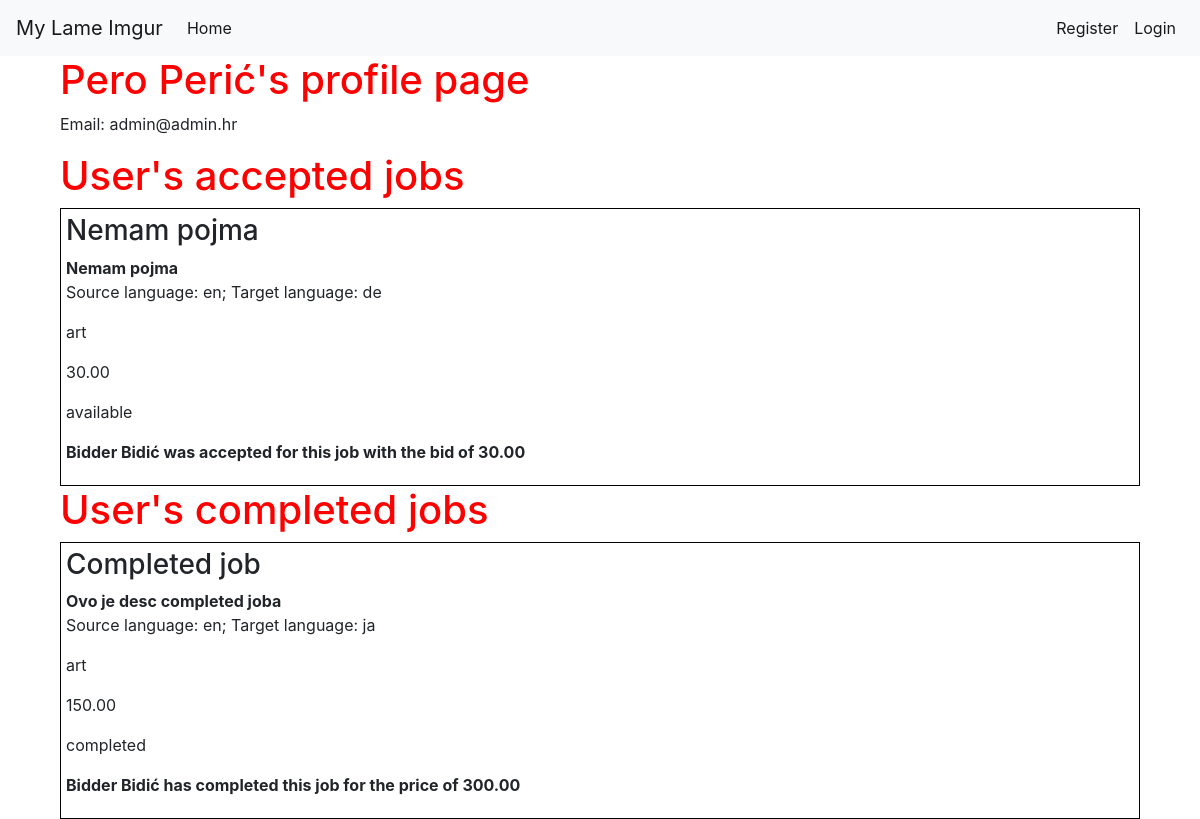
The app's page /accounts/profile/1, older data.
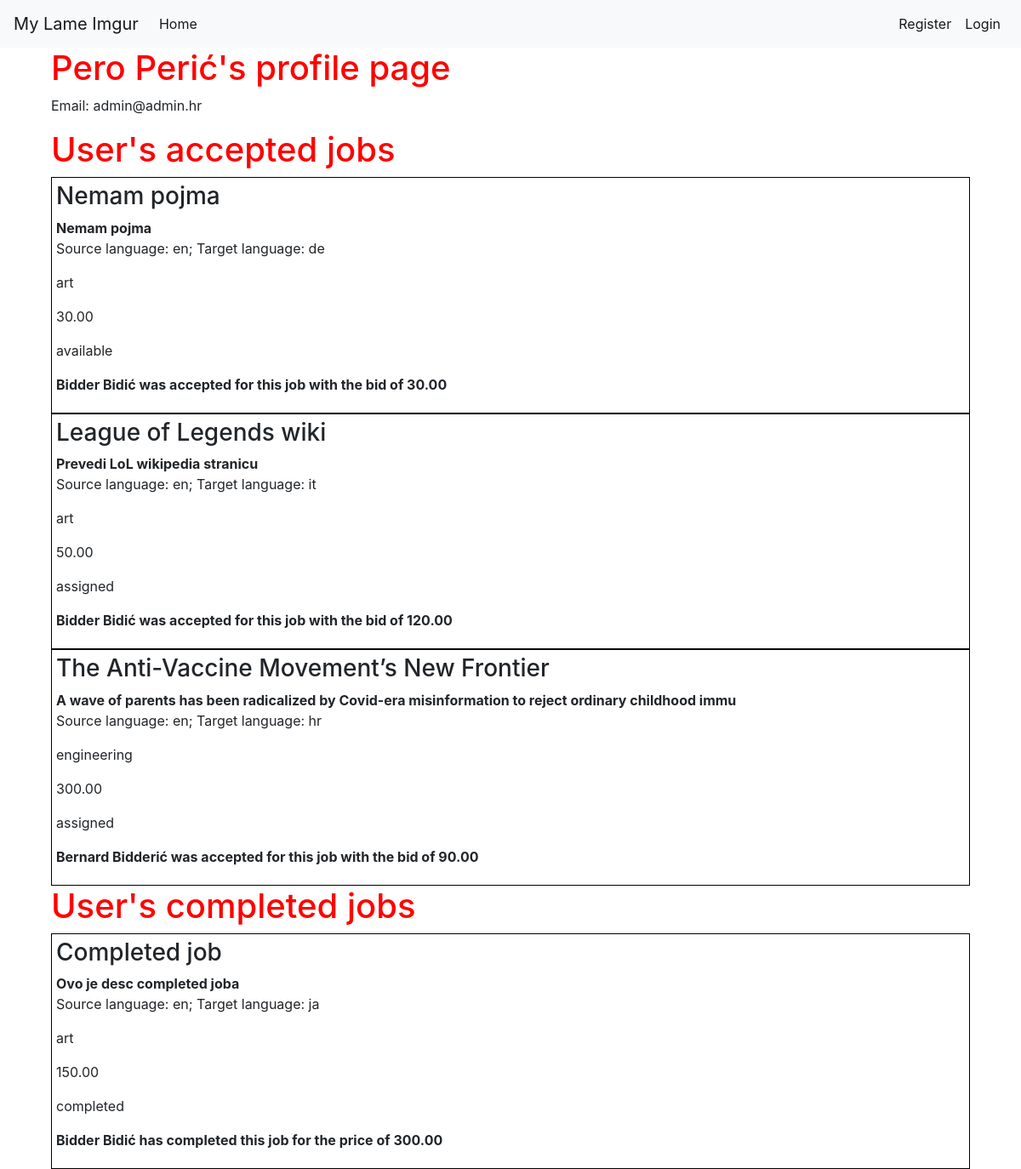
The same page, newer data.
### app/models.py (models this page shows, shortened)
class Job(models.Model):
    class Status(models.TextChoices):
        AVAILABLE = 'available', "Available"
        ASSIGNED = 'assigned', "Assigned"
        IN_PROGRESS = 'in_progress', "In Progress"
        COMPLETED = 'completed', "Completed"
    class Field(models.TextChoices):
        ART = 'art', "Art"
        BUS = 'business', "Business"
        COMP = 'computers', "Computers"
        EDU = 'education', "Education"
        ENG = 'engineering', "Engineering"
        FIN = 'finance', "Finance"
        LAW = 'law', "Law"
        LIT = 'literature', "Literature"
        MED = 'medicine', "Medicine"
        SCI = 'science', "Science"
        SOC = 'social_sciences', "Social Sciences"
        TECH = 'technology', "Technology"
    class Language(models.TextChoices):
        ENG = 'en', "English"
        SPA = 'spa', "Spanish"
        FRE = 'fr', "French"
        GER = 'de', "German"
        ITA = 'it', "Italian"
        JPN = 'ja', "Japanese"
        CRO = 'hr', "Croatian"
    user = models.ForeignKey(User, on_delete=models.CASCADE)
    title = models.CharField(max_length=100)
    description = models.CharField(max_length=100)
    source_lang = models.CharField(
            max_length=3,
            choices=Language.choices,
            default=Language.ENG,
    )
    target_lang = models.CharField(
            max_length=3,
            choices=Language.choices,
            default=Language.CRO,
    )
    field = models.CharField(
            max_length=100,
            choices=Field.choices,
            default=Field.ENG,
    )
    budget = models.DecimalField(max_digits=8, decimal_places=2)
    text = models.TextField()
    status = models.CharField(
            max_length=100,
            choices=Status.choices,
            default=Status.AVAILABLE,
    )
    translation = models.TextField(blank=True, null=True)
    def accepted_bid(self):
        return self.bid_set.filter(accepted=True).first()
    def accepted_bidder(self):
        return self.accepted_bid().bidder.account
    @classmethod
    def accepted_jobs_for(cls, user):
        accepted_bids = Bid.objects.filter(job__in=user.job_set.all(), accepted=True)
        accepted_jobs = [ bid.job for bid in accepted_bids if bid.job.status != "completed" ]
        return accepted_jobs

class Bid(models.Model):
    bidder = models.ForeignKey(User, on_delete=models.CASCADE)
    job = models.ForeignKey(Job, on_delete=models.CASCADE)
    price = models.DecimalField(max_digits=8, decimal_places=2)
    accepted = models.BooleanField(default=False)
    completed = models.BooleanField(default=False)

class Account(models.Model):
    user = models.OneToOneField(User, on_delete=models.CASCADE)
    name = models.CharField(max_length=100)
    balance = models.DecimalField(max_digits=8, decimal_places=2, default=0)
    translator = models.BooleanField()

### accounts/views.py (the view)
# urls.py: path('profile/<int:user_id>', views.profile, name="profile"),
def profile(request, user_id):
    user = get_object_or_404(User, pk=user_id)
    accepted_jobs = Job.accepted_jobs_for(user)
    completed_jobs = Job.objects.filter(user=user, status='completed')
    bids = user.bid_set.all()
    won = user.bid_set.filter(accepted=True)
    context = {
        'profile_user': user,
        'accepted_jobs': accepted_jobs,
        'completed_jobs': completed_jobs,
        'bids': bids,
        'won': won,
    }
    return render(request, 'accounts/profile.html', context)

### accounts/templates/accounts/profile.html (shortened to what this page needs)
{% extends 'app/base.html' %}
{% block content %}
<div class="container">
  <div class="row">
    <div class="col-md-12">
      <h1>{{ profile_user.account.name }}'s profile page</h1>
      <p>Email: {{ profile_user.email }}</p>
    </div>
  </div>
  <div class="row">
    <div class="col-md-12">
      <h1>User's accepted jobs</h1>
      {% for job in accepted_jobs  %}
        <div class="job">
          <h3>{{ job.title }}</h3>
          <p>
            <strong>{{ job.description   }}</strong> </br>
            Source language: {{ job.source_lang   }};
            Target language: {{ job.target_lang   }}
          </p>
          <p>{{ job.field   }}</p>
          <p>{{ job.budget   }}</p>
          <p>{{ job.status   }}</p>
          <p>
            <strong>
              {{ job.accepted_bidder.name }} was accepted for this job with the
              bid of {{ job.accepted_bid.price }}
            </strong>
          </p>
        </div>
      {% empty %}
        <p>No accepted jobs</p>
      {% endfor %}
    </div>
    <div class="col-md-12">
      <h1>User's completed jobs</h1>
      {% for job in completed_jobs  %}
        <div class="job">
          <h3>{{ job.title }}</h3>
          <p>
            <strong>{{ job.description   }}</strong> </br>
            Source language: {{ job.source_lang   }};
            Target language: {{ job.target_lang   }}
          </p>
          <p>{{ job.field   }}</p>
          <p>{{ job.budget   }}</p>
          <p>{{ job.status   }}</p>
          <p>
            <strong>
              {{ job.accepted_bidder.name }} has completed this job for the
              price of {{ job.accepted_bid.price }}
            </strong>
          </p>
        </div>
      {% empty %}
        <p>No completed jobs</p>
      {% endfor %}
    </div>
  </div>
</div>
{% endblock content %}

Row changes from the older to the newer data that the page shows:
now on this page (row edited): Job: title "League of Legends wiki", description "Prevedi LoL wikipedia stranicu", source_lang "en", target_lang "it", field "art", budget "50.00", status "assigned", accepted_bidder.name "Bidder Bidić", accepted_bid.price "120.00", shown under "User's accepted jobs"
now on this page (row edited): Job: title "The Anti-Vaccine Movement’s New Frontier", description "A wave of parents has been radicalized by Covid-era misinformation to reject ordinary childhood immu", source_lang "en", target_lang "hr", field "engineering", budget "300.00", status "assigned", accepted_bidder.name "Bernard Bidderić", accepted_bid.price "90.00", shown under "User's accepted jobs"
